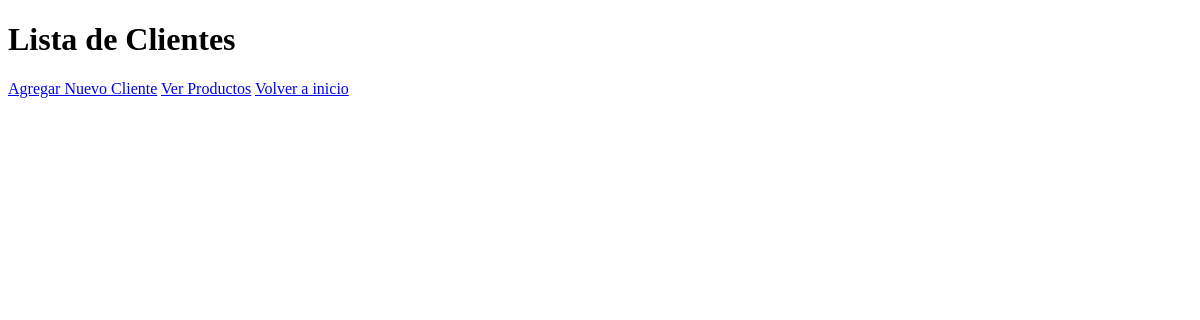
Page /clientes/ on the earlier database version.
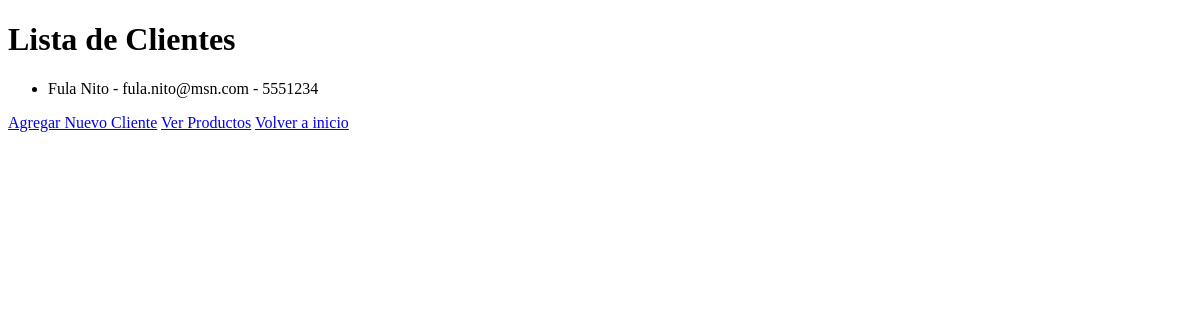
Same page on the later database version.
### productos/models.py (models this page shows, shortened)
class Cliente(models.Model): # Siempre en django se hereda de ahi
    nombre = models.CharField(max_length=100)
    email = models.EmailField()
    telefono = models.CharField(max_length=15)

### productos/views.py (the view)
# urls.py: path('clientes/', listar_clientes, name='listar_clientes'),
def listar_clientes(request):
    clientes = Cliente.objects.all()
    return render(request, 'listar_clientes.html', {'clientes': clientes})

### productos/templates/listar_clientes.html (shortened to what this page needs)
<!DOCTYPE html>
<html lang="en">
<head>
</head>
<body>
    <h1>Lista de Clientes</h1>
    <ul>
        {% for cliente in clientes %}
            <li>{{ cliente.nombre }} - {{ cliente.email }} - {{ cliente.telefono }}</li>
        {% endfor %}
    </ul>
  <a href="{% url 'agregar_cliente' %}">Agregar Nuevo Cliente</a>
  <a href="{% url 'listar_productos' %}">Ver Productos</a>
  <a href="{% url 'inicio' %}">Volver a inicio</a>
</body>
</html>

Differences in the rows shown:
added Cliente: nombre "Fula Nito", email "fula.nito@msn.com", telefono "5551234"
